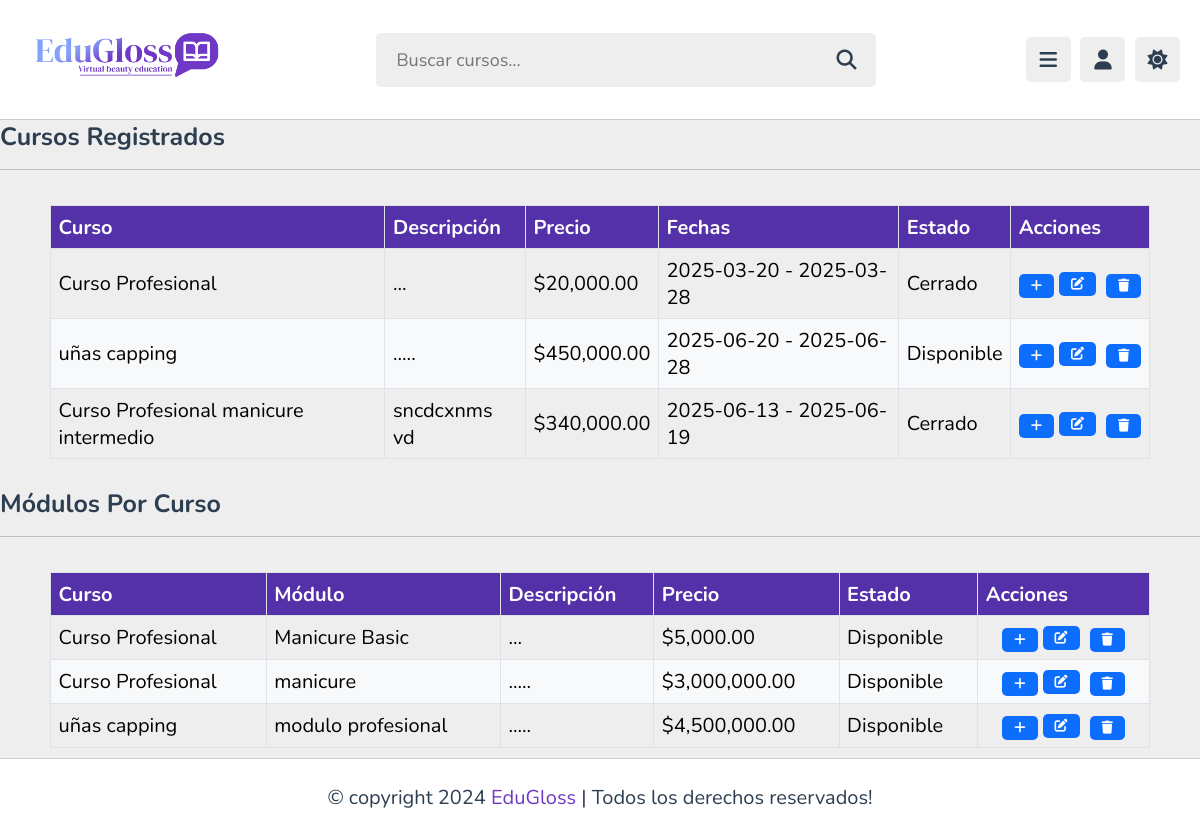
Screenshot of /View/mdocente/TablasCM.php (signed in) with the database file from the repository.
### tables this page shows
CREATE TABLE `curso` (
  `id_curso` int(11) NOT NULL,
  `nombre` varchar(100) NOT NULL,
  `descripcion` text DEFAULT NULL,
  `precio` decimal(10,2) NOT NULL,
  `fecha_inicio` date DEFAULT NULL,
  `fecha_fin` date DEFAULT NULL,
  `estado` enum('disponible','cerrado') NOT NULL DEFAULT 'disponible'
);

CREATE TABLE `modulo` (
  `id_modulo` int(11) NOT NULL,
  `id_curso` int(11) NOT NULL,
  `nombre` varchar(100) NOT NULL,
  `descripcion` text DEFAULT NULL,
  `precio` decimal(10,2) NOT NULL,
  `estado` enum('disponible','cerrado') NOT NULL DEFAULT 'disponible'
);

### Controller/CursoModuloController.php (called while the page is built, shortened)
<?php
require_once __DIR__ . '/../Model/CursoModel.php';
require_once __DIR__ . '/../Model/ModuloModel.php';
class CursoController {
    private $model;
    public function __construct($db) {
        $this->model = new CursoModel ($db);
    }
    public function obtenerCursos() {
        return $this->model->obtenerCursos();
    }
}
class ModuloController {
    private $model;
    public function __construct($db) {
        $this->model = new ModuloModel($db);
    }
    public function obtenerModulosPorCurso($idCurso){
        return $this-> model->obtenerModulosPorCurso($idCurso);
    }
}

### Model/CursoModel.php (called while the page is built, shortened)
<?php
class CursoModel {
    private $db;
    public function __construct($db) {
        $this->db = $db;
    }
    public function obtenerCursos() {
        $result = $this->db->query("SELECT * FROM curso");
        return $result->fetch_all(MYSQLI_ASSOC);
    }
}
?>

### Model/ModuloModel.php (called while the page is built, shortened)
<?php
class ModuloModel {
        private $db;
    public function __construct($db) {
        $this->db = $db;
    }
    public function obtenerModulosPorCurso($id_curso) {
        $stmt = $this->db->prepare("SELECT * FROM modulo WHERE id_curso = ?");
        $stmt->bind_param("i", $id_curso);
        $stmt->execute();
        return $stmt->get_result()->fetch_all(MYSQLI_ASSOC);
    }
}

### View/mdocente/TablasCM.php (the view, shortened to what this page needs)
<?php
require_once '../../Controller/CursoModuloController.php';
$db = new Database();
$conn = $db->getConnection();
$cursoCtrl = new CursoController($conn);
$moduloCtrl = new ModuloController($conn);
$cursos = $cursoCtrl->obtenerCursos();
$moduloCtrl->eliminarModulo();
?>
<!DOCTYPE html>
<html lang="es">
<head>
   <link rel="stylesheet" href="https://cdnjs.cloudflare.com/ajax/libs/font-awesome/6.1.2/css/all.min.css">
   <link rel="stylesheet" href="../css/style_panel.css">
</head>
<body>
<header class="header">
    <section class="flex">
        <a href="docente_panel.php" class="logo">
            <img src="../img/LogoEGm.png" alt="EduGloss" style="height: 80px;">
        </a>
        <form action="search.html" method="post" class="search-form">
            <input type="text" name="search_box" required placeholder="Buscar cursos..." maxlength="100">
            <button type="submit" class="fas fa-search"></button>
        </form>
        <div class="icons">
            <div id="menu-btn" class="fas fa-bars"></div>
            <div id="user-btn" class="fas fa-user"></div>
            <div id="toggle-btn" class="fas fa-sun"></div>
        </div>
    </section>
</header>
<h2 class="heading">Cursos Registrados</h2>
<div class="tabla-contenedor">
    <table border="1" cellpadding="10" cellspacing="0" class="tablacurso">
        <thead>
            <tr>
                <th>Curso</th>
                <th>Descripción</th>
                <th>Precio</th>
                <th>Fechas</th>
                <th>Estado</th>
                <th>Acciones</th>
            </tr>
        </thead>
        <tbody>
            <?php foreach ($cursos as $curso): ?>
                <tr>
                    <td><?= htmlspecialchars($curso['nombre']) ?></td>
                    <td><?= htmlspecialchars($curso['descripcion']) ?></td>
                    <td>$<?= number_format($curso['precio'], 2) ?></td>
                    <td><?= $curso['fecha_inicio'] ?> - <?= $curso['fecha_fin'] ?></td>
                    <td><?= ucfirst($curso['estado']) ?></td>
                    <td>
                        <div class="acciones">
                            <form method="GET" action="CursoModulo.php"class="boton-estilo">
                                <button type="submit"><i class="fa-solid fa-plus"></i></button>
                            </form>
                            <a href="editar_curso.php?id=<?= $curso['id_curso'] ?>" class="boton-estilo"><i class="fas fa-edit"></i></a>
                            <form method="POST" style="display:inline;" onsubmit="return confirm('¿Eliminar este curso y sus módulos?')" class="boton-estilo">
                                <button type="submit"><i class="fas fa-trash"></i></button>
                            </form>
                        </div>
                    </td>
                </tr>
            <?php endforeach; ?>
        </tbody>
    </table>
</div>
<br><br>
<h2 class="heading">Módulos por Curso</h2>
<div class="tabla-contenedor">
    <table border="1" cellpadding="10" cellspacing="0" class="tablamodulo">
        <thead>
            <tr>
                <th>Curso</th>
                <th>Módulo</th>
                <th>Descripción</th>
                <th>Precio</th>
                <th>Estado</th>
                <th>Acciones</th>
            </tr>
        </thead>
        <tbody>
            <?php foreach ($cursos as $curso): ?>
                <?php
                $modulosCurso = $moduloCtrl->obtenerModulosPorCurso($curso['id_curso']);
                foreach ($modulosCurso as $modulo):
                ?>
                    <tr>
                        <td><?= htmlspecialchars($curso['nombre']) ?></td>
                        <td><?= htmlspecialchars($modulo['nombre']) ?></td>
                        <td><?= htmlspecialchars($modulo['descripcion']) ?></td>
                        <td>$<?= number_format($modulo['precio'], 2) ?></td>
                        <td><?= ucfirst($modulo['estado']) ?></td>
                        <td>
                            <div class="acciones">
                               <form method="GET" action="CursoModulo.php"class="boton-estilo">
                                <button type="submit"><i class="fa-solid fa-plus"></i></button>
                            </form>
                            <a href="editar_modulo.php?id=<?= $modulo['id_modulo'] ?>"class="boton-estilo"><i class="fas fa-edit"></i></a>
                            <form method="POST" style="display:inline;" onsubmit="return confirm('¿Eliminar este módulo?')"class="boton-estilo">
                                <button type="submit"><i class="fas fa-trash"></i></button>
                            </form>
                            </div>
                        </td>
                    </tr>
                <?php endforeach; ?>
            <?php endforeach; ?>
        </tbody>
    </table>
</div>
<footer class="footer">
   &copy; copyright  2024 <span>EduGloss</span> | Todos los derechos reservados!
</footer>
</body>
</html>

### View/css/style_panel.css (style rules this page uses)
:root { --main-color:#6F38C5; --red:#e74c3c; --orange:#87A2FB; --light-color:#888; --light-color2:#e3edee; --light-bg:#eee; --black:#2c3e50; --white:#fff; --border:.1rem solid rgba(0,0,0,.2); }
* { font-family: 'Nunito', sans-serif; margin:0; padding:0; box-sizing: border-box; outline: none; border:none; text-decoration: none; }
html { font-size: 62.5%; overflow-x: hidden; }
body { background-color: var(--light-bg); padding-left: 30rem; }
section { padding:2rem; margin: 0 auto; max-width: 1200px; }
.heading { font-size: 2.5rem; color:var(--black); margin-bottom: 2.5rem; border-bottom: var(--border); padding-bottom: 1.5rem; text-transform: capitalize; }
.header { position: sticky; top:0; left:0; right: 0; background-color: var(--white); z-index: 1000; border-bottom: var(--border); }
.header .flex { display: flex; align-items: center; justify-content: space-between; position: relative; padding: 1.5rem 2rem; }
.header .flex .logo { font-size: 2.5rem; color: var(--black); }
.header .flex .search-form { width: 50rem; border-radius: .5rem; background-color: var(--light-bg); padding:1.5rem 2rem; display: flex; gap:2rem; }
.header .flex .search-form input { width: 100%; font-size: 1.8rem; color:var(--black); background:none; }
.header .flex .search-form button { background:none; font-size: 2rem; cursor: pointer; color:var(--black); }
.header .flex .icons div { font-size: 2rem; color:var(--black); background-color: var(--light-bg); border-radius: .5rem; height: 4.5rem; width: 4.5rem; line-height: 4.5rem; cursor: pointer; text-align: center; margin-left: .7rem; }
.footer { background-color: var(--white); border-top: var(--border); position: sticky; bottom: 0; left: 0; right: 0; text-align: center; font-size: 2rem; padding:2.5rem 2rem; color:var(--black); margin-top: 1rem; z-index: 1000; }
.footer span { color:var(--main-color); }
@media (max-width:1200px) { body { padding-left: 0; } }
.tabla-contenedor { overflow-x: auto; padding: 0 5rem; }
.acciones { display: flex; gap: 5px; justify-content: center; align-items: center; }
a.boton-estilo { background-color: #0d6efd; color: white; border: none; padding: 3px 12px; border-radius: 5px; cursor: pointer; font-weight: bold; font-size: 1.3rem; text-decoration: none; display: inline-block; margin-right: 5px; transition: background-color 0.3s ease; }
form.boton-estilo button { all: unset; cursor: pointer; display: inline-block; width: auto; padding: 3px 12px; border-radius: 5px; font-weight: bold; font-size: 1.3rem; color: white; background-color: #0d6efd; transition: background-color 0.3s ease; }
.tablacurso { width: 100%; border-collapse: collapse; margin-top: 1rem; font-size: 2rem; }
.tablacurso thead { background-color: #5531a9; color: white; font-size: 2.5rem; }
.tablacurso th, .tablacurso td { padding: 0.75rem; border: 1px solid #dee2e6; text-align: left; vertical-align: middle; font-size: 2rem; }
.tablacurso tbody tr:nth-child(even) { background-color: #f8f9fa; }
.tablamodulo { width: 100%; border-collapse: collapse; margin-top: 1rem; font-size: 2rem; }
.tablamodulo thead { background-color: #5531a9; color: white; font-size: 2.5rem; }
.tablamodulo th, .tablamodulo td { padding: 0.75rem; border: 1px solid #dee2e6; text-align: left; vertical-align: middle; font-size: 2rem; }
.tablamodulo tbody tr:nth-child(even) { background-color: #f8f9fa; }

### rows the page displays
curso: nombre "Curso Profesional", descripcion "...", precio "20,000.00", fecha_inicio "2025-03-20", fecha_fin "2025-03-28", estado "Cerrado"
curso: nombre "uñas capping", descripcion ".....", precio "450,000.00", fecha_inicio "2025-06-20", fecha_fin "2025-06-28", estado "Disponible"
curso: nombre "Curso Profesional manicure intermedio", descripcion "sncdcxnms vd", precio "340,000.00", fecha_inicio "2025-06-13", fecha_fin "2025-06-19", estado "Cerrado"
modulo: id_curso.nombre "Curso Profesional", nombre "Manicure Basic", descripcion "...", precio "5,000.00", estado "Disponible"
modulo: id_curso.nombre "Curso Profesional", nombre "manicure", descripcion ".....", precio "3,000,000.00", estado "Disponible"
modulo: id_curso.nombre "uñas capping", nombre "modulo profesional", descripcion ".....", precio "4,500,000.00", estado "Disponible"
